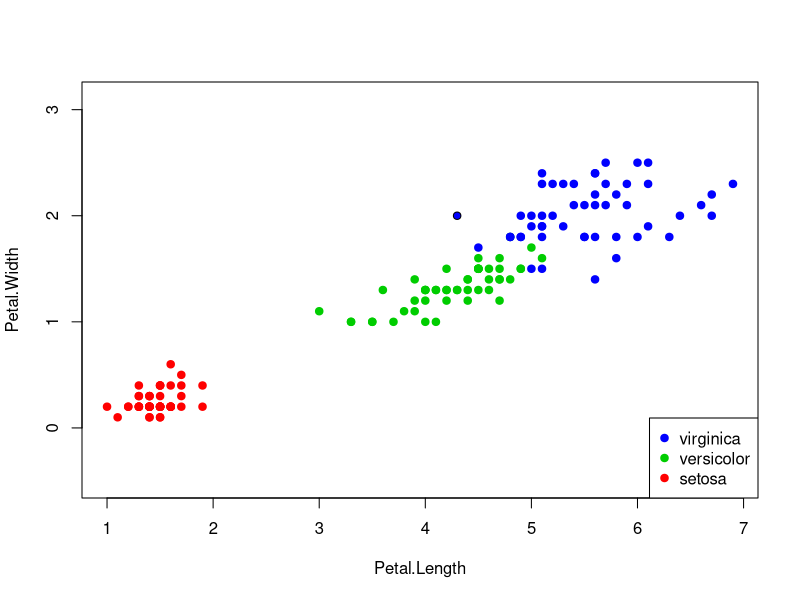

This chart was generated by the following R code:
colors <- c("setosa" = "red", "versicolor" = "green3",
            "virginica" = "blue")
plot(iris[, 3:4], pch = 21, bg = colors[iris$Species], col
     = colors[iris$Species], asp = 1)
xl <- iris[, 3:5] ## выборка
eD <- function(u, v)  ##функция расстояний, эвклидово расстояние между функциями
        sqrt(sum((u - v)^2))
sort <- function(xl, point){  ## сортировка объектов по возрастанию согласно растояния до объекта point
                l <- dim(xl)[1]
                n <- dim(xl)[2] - 1
                distances <- matrix(NA, l, 2)
                for (i in 1:l)
                {
                        distances[i, ] <- c(i,eD(xl[i, 1:n], point)) ## расстояние от каждой точки до точки point, классифицируемой
                }
                newXl <- xl[order(distances[, 2]), ] ## сортировка выборки
}
NN1 <- function(xl, point){
        newXl <- sort(xl, point)
        n <- dim(newXl)[2] - 1 
        class <- newXl[1, n + 1] ## получение класса соседа
        return (class) ## возвращаем класс
}
  
point <- c(4.3, 2.0)
class <- NN1(xl, point)
points(point[1], point[2], pch = 21, bg = colors[class], asp = 1)
  
legend("bottomright", c("virginica", "versicolor", "setosa"), pch = c(19,19,19), col = c("blue", "green3", "red"))
        
        
